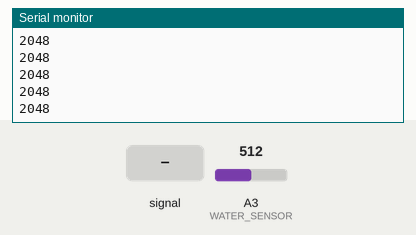
Simulated run of this sketch. Board: Arduino Zero (SAMD21). Shown: the last lines printed to the serial monitor. The test bench sets the inputs (shaded band); at power-on: A3 (WATER_SENSOR) = 512 (analog values on the 0–1023 scale).

Above: at 1.2 s.
1.3 s: A3 (WATER_SENSOR) fed a 200 Hz sine of ±81 counts around its level
At 1.8 s:
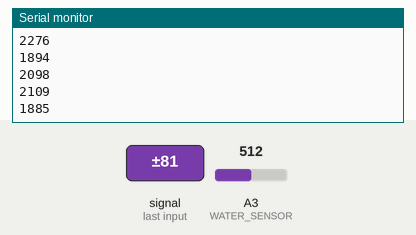
2.8 s: A3 (WATER_SENSOR) set to 716
At 3.8 s:
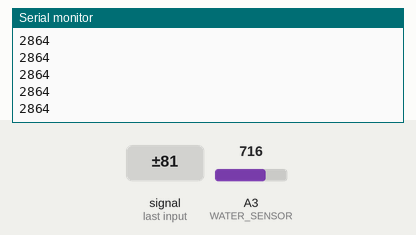
4.3 s: A3 (WATER_SENSOR) fed a 1000 Hz sine of ±255 counts around its level
5.8 s: A3 (WATER_SENSOR) set to 900
At 6.6 s:
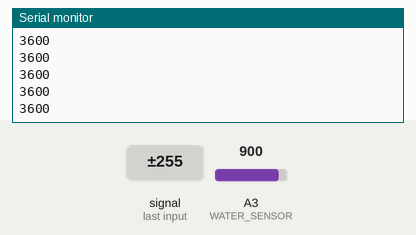
Timing chart, 0 to 7.1 s (numbered marks = the images above; inputs shaded):
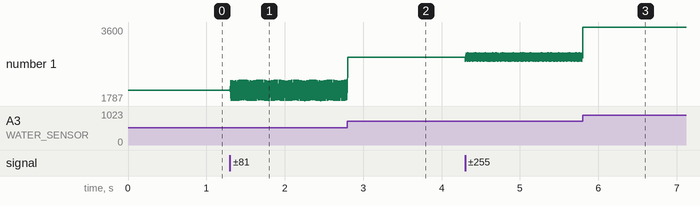

The sketch:

waterSensor.ino
```cpp
#define WATER_SENSOR A3         // Grove - Water Sensor connects to Arduino Analog A3 Port

void setup()
{
    Serial.begin(115200);
    analogReadResolution(12);    // Initialize Analog Resolution to 12 bits.
}

void loop()
{
    long sum = 0;

    // Read 16 measured conductivity samples
    for(int i=0; i < 16; i++)
    {
        sum += analogRead(WATER_SENSOR);
    }

    // Calculate an average sound from the 16 conductivity samples.
    sum = sum / 16;
    Serial.println(sum);
    delay(1);
}
```

Measured:
- after the input at 1.3 s, the serial monitor: prints a new line at once (image 1)
- plotted number 1: 2048 → 1987 after the input at 1.3 s
